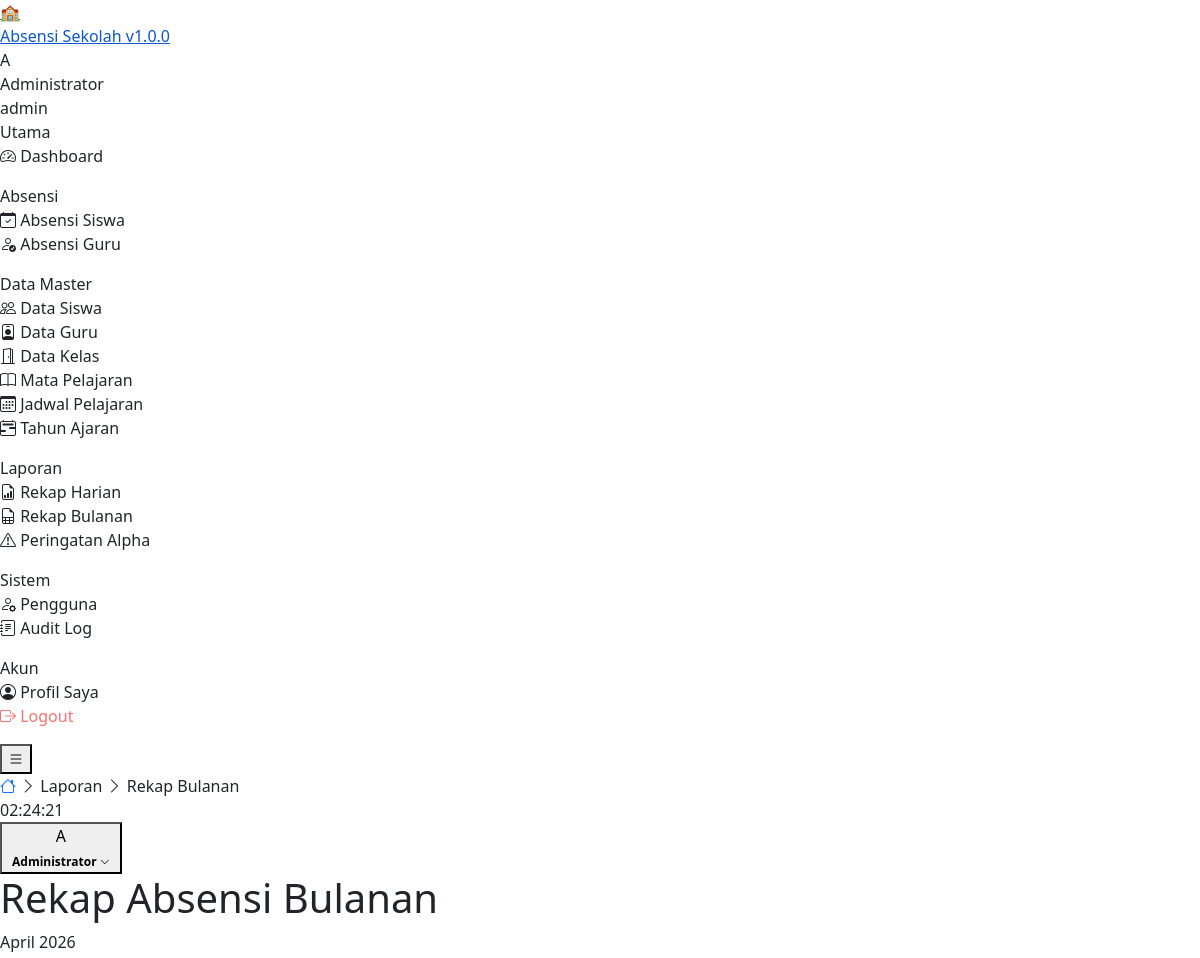
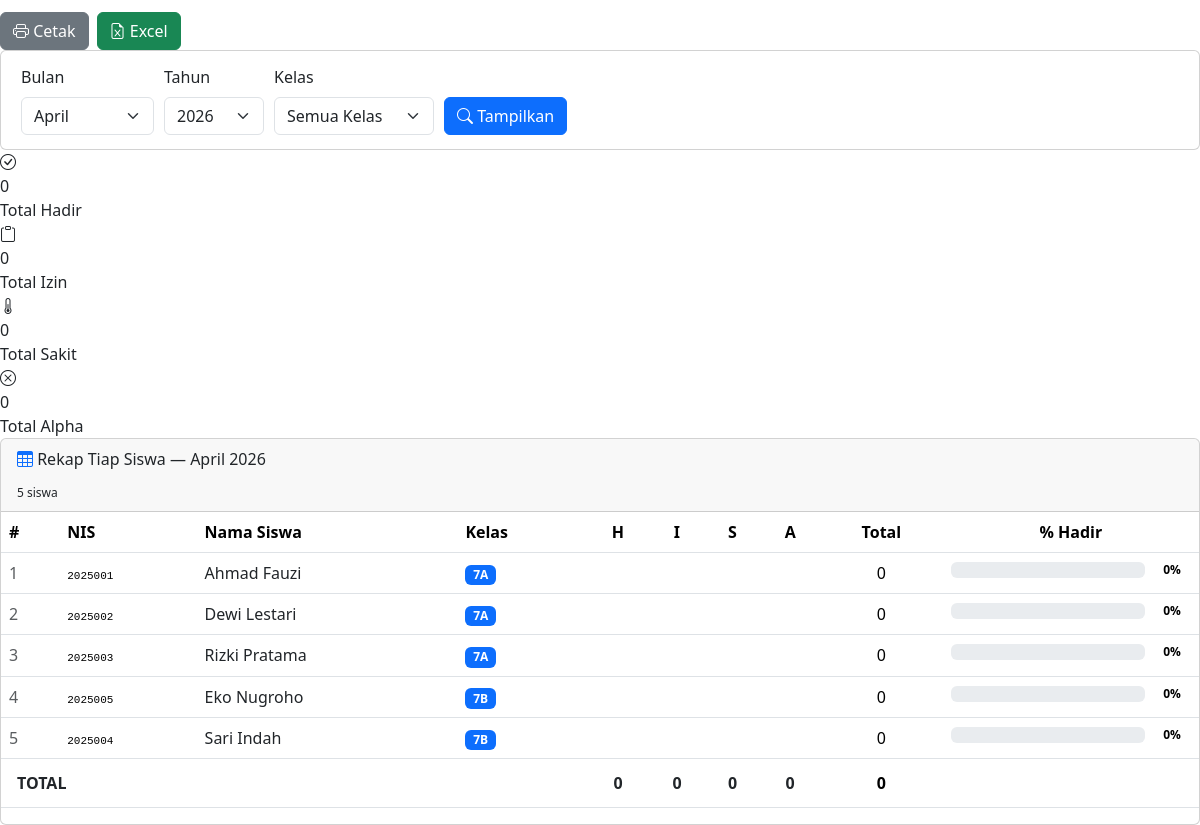
Screenshot of /laporan/rekap_bulanan.php (signed in) with the database file from the repository (2 pictures, top to bottom).
### tables this page shows
CREATE TABLE IF NOT EXISTS `siswa` (
  `id` INT AUTO_INCREMENT PRIMARY KEY,
  `user_id` INT DEFAULT NULL,
  `nis` VARCHAR(20) UNIQUE NOT NULL,
  `nama` VARCHAR(100) NOT NULL,
  `kelas_id` INT NOT NULL,
  `jenis_kelamin` ENUM('L','P') NOT NULL DEFAULT 'L',
  `tempat_lahir` VARCHAR(50) DEFAULT NULL,
  `tanggal_lahir` DATE DEFAULT NULL,
  `alamat` TEXT DEFAULT NULL,
  `telepon` VARCHAR(20) DEFAULT NULL,
  `nama_wali` VARCHAR(100) DEFAULT NULL,
  `telepon_wali` VARCHAR(20) DEFAULT NULL,
  `foto` VARCHAR(255) DEFAULT NULL,
  `aktif` TINYINT(1) NOT NULL DEFAULT 1,
  `created_at` TIMESTAMP DEFAULT CURRENT_TIMESTAMP,
  `updated_at` TIMESTAMP DEFAULT CURRENT_TIMESTAMP ON UPDATE CURRENT_TIMESTAMP,
  FOREIGN KEY (`user_id`) REFERENCES `users`(`id`) ON DELETE SET NULL,
  FOREIGN KEY (`kelas_id`) REFERENCES `kelas`(`id`)
);

CREATE TABLE IF NOT EXISTS `kelas` (
  `id` INT AUTO_INCREMENT PRIMARY KEY,
  `nama_kelas` VARCHAR(30) NOT NULL,
  `tingkat` TINYINT NOT NULL COMMENT '7, 8, 9 untuk SMP atau 10, 11, 12 untuk SMA',
  `wali_kelas_id` INT DEFAULT NULL,
  `tahun_ajaran_id` INT NOT NULL,
  `keterangan` VARCHAR(100) DEFAULT NULL,
  `created_at` TIMESTAMP DEFAULT CURRENT_TIMESTAMP,
  FOREIGN KEY (`wali_kelas_id`) REFERENCES `guru`(`id`) ON DELETE SET NULL,
  FOREIGN KEY (`tahun_ajaran_id`) REFERENCES `tahun_ajaran`(`id`)
);

### includes/functions.php (called while the page is built, shortened)
<?php
function e($str): string {
    return htmlspecialchars($str, ENT_QUOTES, 'UTF-8');
}
function namaBulan(int $bulan): string {
    $arr = [
        1  => 'Januari', 2  => 'Februari', 3  => 'Maret',
        4  => 'April',   5  => 'Mei',       6  => 'Juni',
        7  => 'Juli',    8  => 'Agustus',   9  => 'September',
        10 => 'Oktober', 11 => 'November',  12 => 'Desember',
    ];
    return $arr[$bulan] ?? '-';
}
function hitungPersentase(int $hadir, int $total): float {
    if ($total === 0) return 0.0;
    return round(($hadir / $total) * 100, 1);
}
function warnaPersentase(float $pct): string {
    return 'danger';
}
function cleanInt($val): int {
    return (int)filter_var($val, FILTER_SANITIZE_NUMBER_INT);
}

### laporan/rekap_bulanan.php (the view, shortened to what this page needs)
<?php
require_once __DIR__ . '/../includes/functions.php';
$db    = getDB();
$bulan   = cleanInt($_GET['bulan'] ?? date('m'));
$tahun   = cleanInt($_GET['tahun'] ?? date('Y'));
$kelasId = cleanInt($_GET['kelas_id'] ?? 0);
$stmt = $db->prepare("
    SELECT s.id, s.nis, s.nama, k.nama_kelas,
           COUNT(ab.id) AS total_hari,
           SUM(ab.status='H') AS hadir,
           SUM(ab.status='I') AS izin,
           SUM(ab.status='S') AS sakit,
           SUM(ab.status='A') AS alpha
    FROM siswa s
    JOIN kelas k ON s.kelas_id=k.id
    JOIN tahun_ajaran ta ON k.tahun_ajaran_id=ta.id AND ta.aktif=1
    LEFT JOIN absensi_siswa ab ON ab.siswa_id=s.id AND MONTH(ab.tanggal)=? AND YEAR(ab.tanggal)=?
    WHERE s.aktif=1 " . ($kelasId ? " AND s.kelas_id=?" : "") . "
    GROUP BY s.id
    ORDER BY k.tingkat, k.nama_kelas, s.nama
");
$p2 = [$bulan,$tahun]; if ($kelasId) $p2[] = $kelasId;
$stmt->execute($p2);
$rekapList = $stmt->fetchAll();
$totalHadir = array_sum(array_column($rekapList,'hadir'));
$totalIzin  = array_sum(array_column($rekapList,'izin'));
$totalSakit = array_sum(array_column($rekapList,'sakit'));
$totalAlpha = array_sum(array_column($rekapList,'alpha'));
include __DIR__ . '/../includes/header.php';
?>
<div class="page-header">
    <div>
        <h1 class="page-title">Rekap Absensi Bulanan</h1>
        <p class="page-subtitle"><?= namaBulan($bulan) ?> <?= $tahun ?></p>
    </div>
    <div style="display:flex;gap:8px;">
        <a href="javascript:window.print()" class="btn btn-secondary no-print"><i class="bi bi-printer"></i> Cetak</a>
        <a href="<?= APP_URL ?>/laporan/export_excel.php?type=bulanan&bulan=<?= $bulan ?>&tahun=<?= $tahun ?>&kelas_id=<?= $kelasId ?>" class="btn btn-success no-print"><i class="bi bi-file-earmark-excel"></i> Excel</a>
    </div>
</div>
<div class="card mb-16 no-print">
    <div class="card-body" style="padding:14px 20px;">
        <form method="GET" style="display:flex;gap:10px;flex-wrap:wrap;align-items:flex-end;">
            <div style="min-width:130px;">
                <label class="form-label">Bulan</label>
                <select name="bulan" class="form-select">
                    <?php for ($m=1;$m<=12;$m++): ?>
                    <option value="<?= $m ?>" <?= $bulan==$m?'selected':'' ?>><?= namaBulan($m) ?></option>
                    <?php endfor; ?>
                </select>
            </div>
            <div style="min-width:100px;">
                <label class="form-label">Tahun</label>
                <select name="tahun" class="form-select">
                    <?php for ($y=date('Y');$y>=date('Y')-3;$y--): ?>
                    <option value="<?= $y ?>" <?= $tahun==$y?'selected':'' ?>><?= $y ?></option>
                    <?php endfor; ?>
                </select>
            </div>
            <div style="min-width:160px;">
                <label class="form-label">Kelas</label>
                <select name="kelas_id" class="form-select">
                    <option value="">Semua Kelas</option>
                </select>
            </div>
            <button type="submit" class="btn btn-primary"><i class="bi bi-search"></i> Tampilkan</button>
        </form>
    </div>
</div>
<div class="grid grid-4 mb-16">
    <div class="stat-card success"><div class="stat-icon success"><i class="bi bi-check-circle"></i></div><div><div class="stat-value"><?= $totalHadir ?></div><div class="stat-label">Total Hadir</div></div></div>
    <div class="stat-card warning"><div class="stat-icon warning"><i class="bi bi-clipboard"></i></div><div><div class="stat-value"><?= $totalIzin ?></div><div class="stat-label">Total Izin</div></div></div>
    <div class="stat-card info"><div class="stat-icon info"><i class="bi bi-thermometer-half"></i></div><div><div class="stat-value"><?= $totalSakit ?></div><div class="stat-label">Total Sakit</div></div></div>
    <div class="stat-card danger"><div class="stat-icon danger"><i class="bi bi-x-circle"></i></div><div><div class="stat-value"><?= $totalAlpha ?></div><div class="stat-label">Total Alpha</div></div></div>
</div>
<div class="card">
    <div class="card-header">
        <div class="card-title"><i class="bi bi-table text-primary"></i> Rekap Tiap Siswa — <?= namaBulan($bulan) ?> <?= $tahun ?></div>
        <span style="font-size:12px;color:var(--text-muted);"><?= count($rekapList) ?> siswa</span>
    </div>
    <div class="table-wrapper">
        <table class="table">
            <thead>
                <tr>
                    <th>#</th>
                    <th>NIS</th>
                    <th>Nama Siswa</th>
                    <th>Kelas</th>
                    <th class="text-center">H</th>
                    <th class="text-center">I</th>
                    <th class="text-center">S</th>
                    <th class="text-center">A</th>
                    <th class="text-center">Total</th>
                    <th class="text-center">% Hadir</th>
                </tr>
            </thead>
            <tbody>
                <?php foreach ($rekapList as $i => $r):
                    $pct = hitungPersentase((int)$r['hadir'], (int)$r['total_hari']);
                    $warna = warnaPersentase($pct);
                ?>
                <tr>
                    <td class="text-muted"><?= $i+1 ?></td>
                    <td><code style="font-size:11px;color:var(--primary-light);"><?= e($r['nis']) ?></code></td>
                    <td style="font-weight:500;color:var(--text-primary);"><?= e($r['nama']) ?>
                    </td>
                    <td><span class="badge bg-primary"><?= e($r['nama_kelas']) ?></span></td>
                    <td class="text-center"><span style="color:var(--success);font-weight:600;"><?= $r['hadir'] ?></span></td>
                    <td class="text-center"><span style="color:var(--warning);font-weight:600;"><?= $r['izin'] ?></span></td>
                    <td class="text-center"><span style="color:var(--info);font-weight:600;"><?= $r['sakit'] ?></span></td>
                    <td class="text-center"><span style="color:<?= $r['alpha']>0?'var(--danger)':'var(--text-muted)' ?>;font-weight:600;"><?= $r['alpha'] ?></span></td>
                    <td class="text-center"><?= $r['total_hari'] ?></td>
                    <td class="text-center">
                        <div style="display:flex;align-items:center;gap:8px;min-width:100px;">
                            <div class="progress" style="flex:1;"><div class="progress-bar <?= $warna ?>" style="width:<?= $pct ?>%"></div></div>
                            <span style="font-size:12px;font-weight:600;color:var(--<?= $warna ?>);min-width:38px;"><?= $pct ?>%</span>
                        </div>
                    </td>
                </tr>
                <?php endforeach; ?>
            </tbody>
            <?php if (!empty($rekapList)): ?>
            <tfoot>
                <tr style="background:rgba(255,255,255,0.04);">
                    <td colspan="4" style="font-weight:700;color:var(--text-primary);padding:12px 16px;">TOTAL</td>
                    <td class="text-center" style="font-weight:700;color:var(--success);"><?= $totalHadir ?></td>
                    <td class="text-center" style="font-weight:700;color:var(--warning);"><?= $totalIzin ?></td>
                    <td class="text-center" style="font-weight:700;color:var(--info);"><?= $totalSakit ?></td>
                    <td class="text-center" style="font-weight:700;color:var(--danger);"><?= $totalAlpha ?></td>
                    <td class="text-center" style="font-weight:700;"><?= $totalHadir+$totalIzin+$totalSakit+$totalAlpha ?></td>
                    <td></td>
                </tr>
            </tfoot>
            <?php endif; ?>
        </table>
    </div>
</div>
<?php include __DIR__ . '/../includes/footer.php'; ?>

### rows the page displays
siswa: nis "2025001", nama "Ahmad Fauzi", kelas.nama_kelas "7A", total_hari "0"
siswa: nis "2025002", nama "Dewi Lestari", kelas.nama_kelas "7A", total_hari "0"
siswa: nis "2025003", nama "Rizki Pratama", kelas.nama_kelas "7A", total_hari "0"
siswa: nis "2025005", nama "Eko Nugroho", kelas.nama_kelas "7B", total_hari "0"
siswa: nis "2025004", nama "Sari Indah", kelas.nama_kelas "7B", total_hari "0"

### other values shown
APP_NAME "Absensi Sekolah"
APP_VERSION "1.0.0"
$initials "A"
$user['nama'] "Administrator"
$role "admin"
$label "Dashboard Absensi Siswa Absensi Guru Data Siswa Data Guru Data Kelas Mata Pelajaran Jadwal Pelajaran Tahun Ajaran Rekap Harian Rekap Bulanan Peringatan Alpha Pengguna Audit Log Profil Saya"
$crumb['label'] "Laporan"
$crumb['label'] "Rekap Bulanan"
explode(' ', $user['nama'])[0] "Administrator"
namaBulan($bulan) "April"
$tahun "2026"
$totalHadir "0"
$totalIzin "0"
$totalSakit "0"
$totalAlpha "0"
